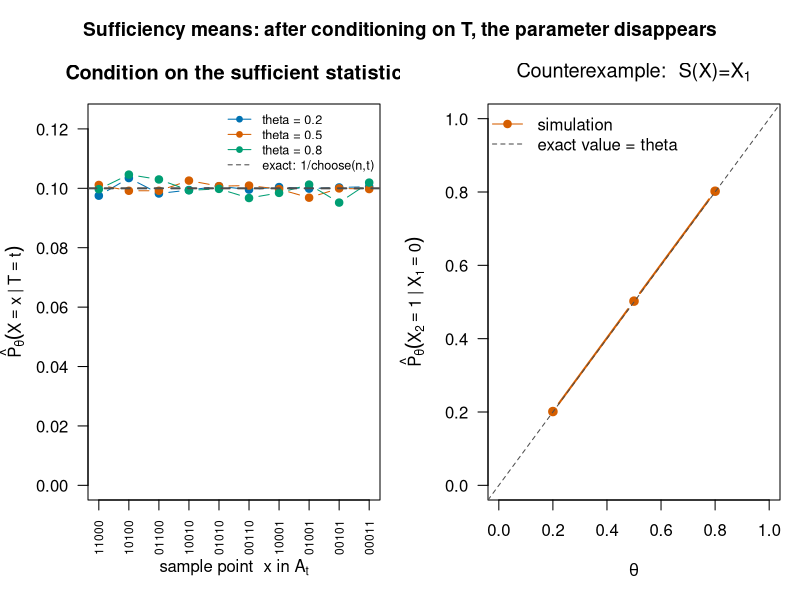

Write R code to recreate this figure.
# ============================================================================
# SUFFICIENT STATISTICS: AN ANNOTATED R SIMULATION
# ============================================================================
#
# THE BIG IDEA
# ------------
# We observe a complete Bernoulli sample
#
#                 X = (X_1, ..., X_n),   X_i = 0 or 1,
#
# where P_theta(X_i=1)=theta.  The unknown parameter is theta.
#
# We will investigate the statistic
#
#                 T(X) = X_1 + ... + X_n,
#
# the total number of successes.  T is sufficient for theta if, after we are
# told T, the remaining uncertainty about the ORDER of the zeros and ones no
# longer depends on theta.
#
# With n=5 and T=2, for example, there are choose(5,2)=10 possible samples:
# 11000, 10100, ..., 00011.  Conditional on T=2, each has probability 1/10,
# whatever the value of theta.  That disappearance of theta is sufficiency.
#
# WHAT THIS FILE DOES
# -------------------
# 1. Simulates Bernoulli samples at theta = 0.20, 0.50, and 0.80.
# 2. Keeps only samples for which T=2.
# 3. Shows that the ten possible orderings occur with probability about 0.10
#    for all three values of theta.
# 4. Contrasts T with the non-sufficient statistic S(X)=X_1.
# 5. Illustrates the two-experimenter randomization argument in the text.
#
# HOW TO RUN IT
# -------------
# Open this file in RStudio and click Source.  The left plot shows sufficiency;
# the right plot shows what failure of sufficiency looks like. Numerical results
# and teaching questions are printed in the Console. No add-on packages are
# required.
# ============================================================================

# Fixing the random-number seed makes the simulated results reproducible.
# Everyone who runs the file obtains the same small Monte Carlo fluctuations.
set.seed(6202)

# ----- 1. Choose the model and simulation settings --------------------------
n <- 5                       # Number of Bernoulli observations in each sample.
t_fixed <- 2                 # We condition on the event T(X)=2.
theta_grid <- c(0.20, 0.50, 0.80) # Three possible values of the unknown theta.
B <- 200000                  # Number of complete samples drawn at each theta.

# B is deliberately large because conditioning discards every simulated sample
# whose sum is not t_fixed.  Reducing B makes the simulation faster but noisier.

# T must be a possible number of successes: 0, 1, ..., n.
stopifnot(t_fixed >= 0, t_fixed <= n)

# ----- 2. Construct the sample space and the fiber A_t ----------------------
#
# The full sample space contains 2^n rows.  For n=5, expand.grid constructs
# all 32 binary vectors from 00000 through 11111.
all_x <- as.matrix(expand.grid(rep(list(0:1), n)))
colnames(all_x) <- paste0("X", seq_len(n))

# The "fiber" A_t is the collection of complete samples that produce the same
# statistic t:
#
#                 A_t = {x : T(x)=t}.
#
# Here we select the rows containing exactly t_fixed ones.  Although every row
# in this collection has the same T, the rows are different complete datasets.
fiber <- all_x[rowSums(all_x) == t_fixed, , drop = FALSE]

# Labels such as "11000" make the complete datasets readable on the plot.
fiber_labels <- apply(fiber, 1, paste0, collapse = "")

# There are m=choose(n,t) ways to choose the t positions containing ones.
# With the default settings, m=choose(5,2)=10.
m <- nrow(fiber)

# This helper converts a matrix row such as c(1,1,0,0,0) to "11000".
state_label <- function(z) apply(z, 1, paste0, collapse = "")

# ----- 3. Estimate the conditional distribution of X given T=t -------------
#
# For one selected theta, this function performs literal conditioning:
#
#   a. Generate B complete samples from the Bernoulli(theta) model.
#   b. Keep only rows whose sum is t_fixed.
#   c. Among the retained rows, calculate the relative frequency of every
#      possible x in A_t.
#
# Those relative frequencies estimate P_theta(X=x | T=t).
conditional_frequencies <- function(theta, B, n, t_fixed, labels) {
  # rbinom generates B*n zeros and ones; matrix arranges them into B samples.
  sim <- matrix(rbinom(B * n, size = 1, prob = theta), ncol = n)
  
  # TRUE marks the rows satisfying the conditioning event T=t_fixed.
  keep <- rowSums(sim) == t_fixed
  
  # Count each retained ordering. "levels=labels" also includes an ordering
  # if its simulated count happens to be zero.
  counts <- table(factor(state_label(sim[keep, , drop = FALSE]),
                         levels = labels))
  
  # Return both the conditional proportions and the number of retained rows.
  list(prob = as.numeric(prop.table(counts)), retained = sum(keep))
}

# Run the preceding experiment separately at every theta in theta_grid.
conditional_results <- lapply(
  theta_grid, conditional_frequencies,
  B = B, n = n, t_fixed = t_fixed, labels = fiber_labels
)
# Pull the estimated probability vectors into one table.  A column corresponds
# to a value of theta; a row corresponds to a complete sample x in A_t.
conditional_prob <- do.call(cbind, lapply(conditional_results, `[[`, "prob"))
colnames(conditional_prob) <- paste0("theta = ", theta_grid)
rownames(conditional_prob) <- fiber_labels

# WHY SHOULD ALL THE COLUMNS BE THE SAME?
#
# For a particular x with t ones, its joint Bernoulli probability is
# theta^t(1-theta)^(n-t).  The probability that T=t is the binomial probability
# choose(n,t) theta^t(1-theta)^(n-t).  Therefore Definition 6.2.1 gives
#
#   P_theta(X=x | T=t)
#       = theta^t (1-theta)^(n-t) /
#         [choose(n,t) theta^t (1-theta)^(n-t)]
#       = 1/choose(n,t),
#
# The theta terms cancel.  The answer 1/choose(n,t) contains no theta.  This is
# precisely the statement that the conditional distribution does not depend on
# theta.  With n=5 and t=2, the exact value is 1/10=0.10.
exact_conditional <- rep(1 / choose(n, t_fixed), m)

# ----- 4. Construct a statistic that is NOT sufficient ----------------------
#
# Let S(X)=X_1, so we retain only the first observation.  Knowing X_1 tells us
# nothing about the independent observation X_2.  Consequently,
#
#               P_theta(X_2=1 | X_1=0) = theta.
#
# Theta remains in the conditional distribution, so S cannot be sufficient.
# The following simulation estimates that conditional probability.
insufficient_estimates <- vapply(theta_grid, function(theta) {
  sim <- matrix(rbinom(B * n, 1, theta), ncol = n)
  # From rows satisfying X_1=0, find the proportion for which X_2=1.
  mean(sim[sim[, 1] == 0, 2])
}, numeric(1))

# ----- 5. Draw the two-panel lecture figure ---------------------------------
#
# The left panel shows that T is sufficient.  The right panel shows what a
# failure of sufficiency looks like.
old_par <- par(no.readonly = TRUE)
par(mfrow = c(1, 2), mar = c(5, 4.4, 3.2, 1),
    oma = c(0, 0, 2, 0), las = 1)

cols <- c("#0072B2", "#D55E00", "#009E73")

# PANEL 1 (left): estimated P_theta(X=x | T=2).
# Each colored curve comes from a different theta.  All three should sit near
# the dashed exact value 0.10.  Their small differences are simulation error,
# not parameter information.
matplot(seq_len(m), conditional_prob, type = "b", pch = 19,
        lty = 1, col = cols, xaxt = "n", ylim = c(0, max(conditional_prob) * 1.18),
        xlab = expression(paste("sample point  ", x, " in ", A[t])),
        ylab = expression(hat(P)[theta](X == x~"|"~T == t)),
        main = "Condition on the sufficient statistic")
axis(1, at = seq_len(m), labels = fiber_labels, las = 2, cex.axis = 0.72)
abline(h = 1 / m, lty = 2, lwd = 2, col = "gray30")
legend("topright", legend = c(colnames(conditional_prob), "exact: 1/choose(n,t)"),
       col = c(cols, "gray30"), pch = c(19, 19, 19, NA),
       lty = c(1, 1, 1, 2), bty = "n", cex = 0.76)

# PANEL 2 (right): what failure looks like for S=X_1.
# Unlike Panel 1, this curve changes with theta. Conditioning on S did
# not remove theta, so information about theta remains in the rest of X.
plot(theta_grid, insufficient_estimates, type = "b", pch = 19, lwd = 2,
     col = "#D55E00", xlim = c(0, 1), ylim = c(0, 1),
     xlab = expression(theta),
     ylab = expression(hat(P)[theta](X[2] == 1~"|"~X[1] == 0)),
     main = expression(paste("Counterexample:  S(X)=", X[1])))
abline(a = 0, b = 1, lty = 2, col = "gray30")
legend("topleft", legend = c("simulation", "exact value = theta"),
       col = c("#D55E00", "gray30"), pch = c(19, NA),
       lty = c(1, 2), bty = "n")

mtext("Sufficiency means: after conditioning on T, the parameter disappears",
      outer = TRUE, cex = 1.15, font = 2)
par(old_par)

# ----- 6. Print the numerical version of Panel 1 ----------------------------
#
# Each row is one complete dataset x with exactly t_fixed successes.  If T is
# sufficient, every entry should be close to 1/m and the three columns should
# be nearly equal.
cat("\nSUFFICIENT-STATISTIC SIMULATION\n")
cat("Model: ", n, " iid Bernoulli(theta) observations\n", sep = "")
cat("Conditioning event: T=sum(X_i)=", t_fixed, "\n", sep = "")
cat("The fiber contains choose(n,t)=", m, " sample points.\n\n", sep = "")

print(round(conditional_prob, 4))
cat("\nExact conditional probability of every row: ",
    round(1 / m, 4), "\n", sep = "")
cat("Samples retained at each theta: ",
    paste(vapply(conditional_results, `[[`, numeric(1), "retained"),
          collapse = ", "), "\n", sep = "")

# ----- 7. Reproduce the text's two-experimenter argument --------------------
#
# Experimenter 1 sees the full sample X.  Experimenter 2 is told only T(X)=t.
# Experimenter 2 generates Y by choosing uniformly from A_t.  This rule needs
# t but does NOT need theta.  Y generally differs from X, yet it has the same
# conditional distribution given T.
observed_x <- c(1, 0, 1, 0, 0)
if (length(observed_x) != n || sum(observed_x) != t_fixed) {
  observed_x <- fiber[1, ]
}
# Select one of the m rows in A_t with equal probability 1/m.
reconstructed_y <- fiber[sample(seq_len(m), size = 1), ]

cat("\nRANDOMIZATION EXPERIMENT\n")
cat("Experimenter 1 sees X = ", paste(observed_x, collapse = ""), "\n", sep = "")
cat("Experimenter 2 knows only T = ", t_fixed,
    " and generates Y = ", paste(reconstructed_y, collapse = ""), "\n", sep = "")
cat("Both lie in the same fiber A_t. The reconstruction rule used no theta.\n")

# Now repeat the argument many times.  For each original sample X, randomly
# permuting its entries preserves T and selects uniformly from its fiber.
# Therefore the reconstructed Y should have approximately the same unconditional
# distribution as X.  Total-variation distance is 0 only for identical
# distributions; the empirical value below should be small, but not exactly 0.
B_reconstruct <- 30000
theta_demo <- 0.35
original_samples <- matrix(rbinom(B_reconstruct * n, 1, theta_demo), ncol = n)

# "apply(..., sample)" randomly rearranges the entries within every row.
reconstructed_samples <- t(apply(original_samples, 1, sample))
all_labels <- state_label(all_x)
p_original <- prop.table(table(factor(state_label(original_samples),
                                      levels = all_labels)))
p_reconstructed <- prop.table(table(factor(state_label(reconstructed_samples),
                                           levels = all_labels)))
# For discrete distributions, TV distance is half the sum of absolute
# probability differences across all possible sample points.
tv_distance <- 0.5 * sum(abs(p_original - p_reconstructed))
cat("Across ", B_reconstruct, " repetitions at theta=", theta_demo,
    ",\nempirical total-variation distance between X and reconstructed Y = ",
    round(tv_distance, 4), ".\n", sep = "")

# ----- 8. Suggested pauses for classroom discussion -------------------------
cat("\nQUESTIONS FOR STUDENTS\n")
cat("1. Why are all choose(n,t) sequences equally likely after conditioning?\n")
cat("2. Why do the estimates differ slightly across theta in Panel 1?\n")
cat("3. In Panel 2, what information about theta remains after S=X1 is known?\n")
cat("4. Does sufficiency mean T determines X? Why or why not?\n")
